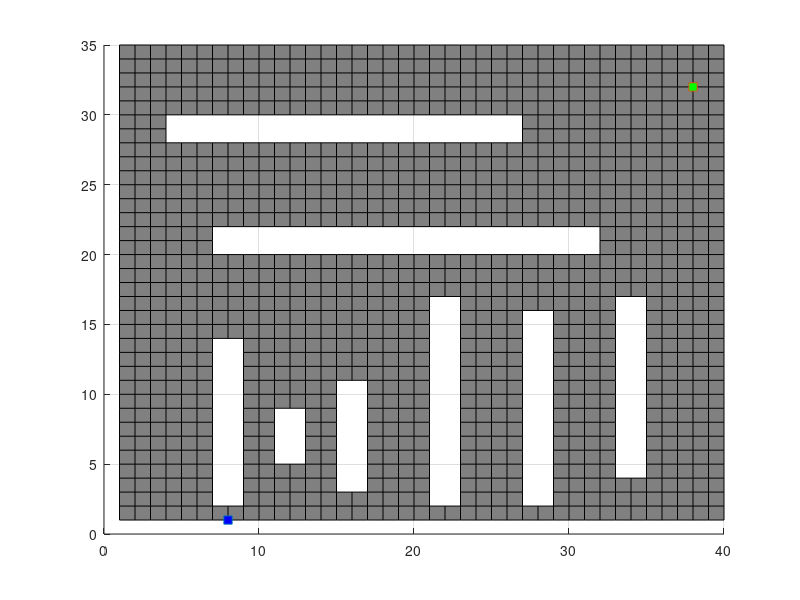

Here is the MATLAB script that generated this plot: (Note: this script raises an error after producing the figure.)

% Dijkstra and A* Algorithm
clear all
clc
clf
%Define Number of Nodes
xmax = 40;
ymax = 35;
% Define the Start and Goal coordinates
start=[8,1];
goal=[38,32];
%Nodes
MAP = zeros(xmax,ymax);
%To define objects, set their MAP(x,y) to inf
MAP(8,4:10) = inf;
MAP(12,6:8) = inf;
MAP(16,4:10) = inf;
MAP(28,3:15) = inf;
MAP(22,3:16) = inf;
MAP(8,3:13) = inf;
MAP(34,5:16) = inf;
MAP(5:26,29) = inf;
MAP(8:31,21) = inf;
figure(1);
disp('Waiting for a key press')
surf(MAP')
gray=[0.5 0.5 0.5];
colormap(gray)
view(2)

hold on;
plot(start(1),start(2),'s','MarkerFaceColor','b')
plot(goal(1),goal(2),'s','MarkerFaceColor','g')

k=1;  % Set k=0 for Dijkstra's Algorithm
%k=1;   % Set k=1 for Astar's algorithm

[flag, path] = MyAstar(MAP,start, goal, k);
if(flag)
    disp('Path Found');
    for j = 1:size(path,1)
        plot(path(j,1),path(j,2),'X','color','r')
        pause(0.2)
    end
    plot(start(1),start(2),'s','MarkerFaceColor','r')
    plot(goal(1),goal(2),'s','MarkerFaceColor','g')
else
    disp('No Path Found')
end